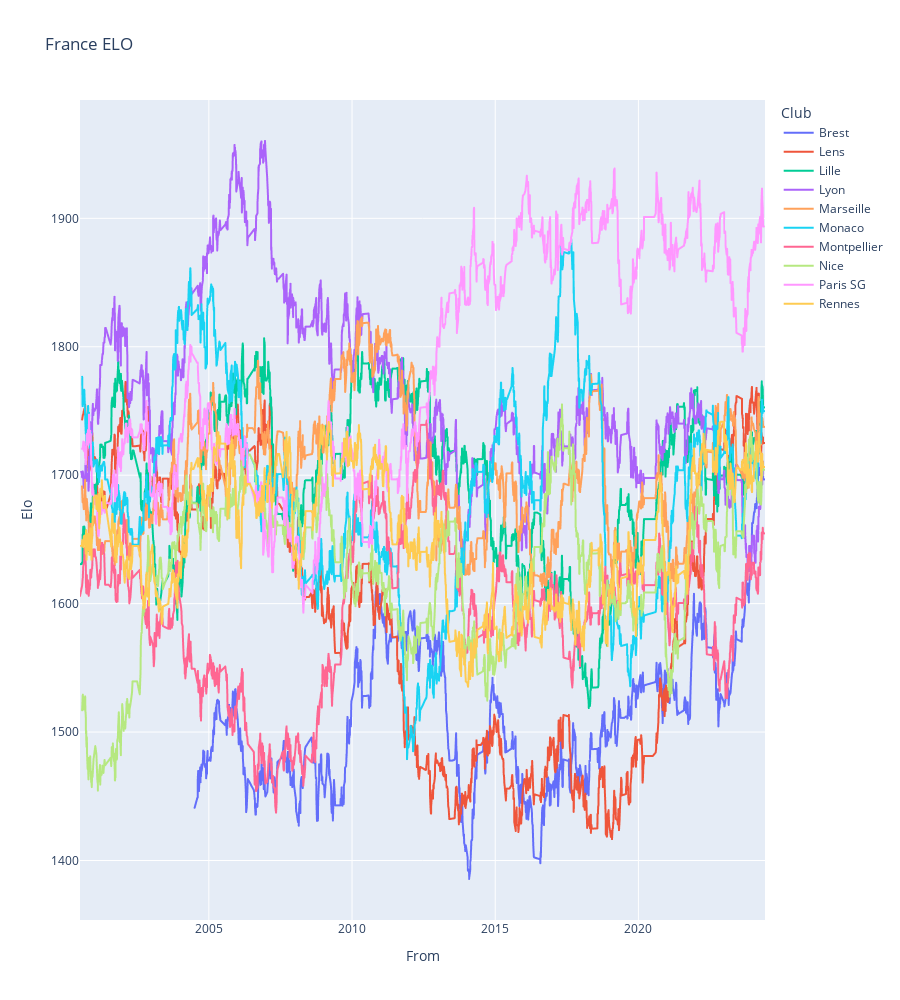

The cell this chart's notebook holds for it:
### Code cell
import pandas as pd
import numpy as np
import plotly.express as px

# import
br = pd.read_csv('Brest.csv')
le = pd.read_csv('Lens.csv')
li = pd.read_csv('Lille.csv')
ly = pd.read_csv('Lyon.csv')
ma = pd.read_csv('Marseille.csv')
mo = pd.read_csv('Monaco.csv')
mn = pd.read_csv('Montpellier.csv')
ni = pd.read_csv('Nice.csv')
pa = pd.read_csv('ParisSG.csv')
re = pd.read_csv('Rennes.csv')

fra = pd.concat([br, le, li, ly, ma, mo, mn, ni, pa, re], ignore_index=True)
fra['From'] = pd.to_datetime(fra['From'], format='%Y-%m-%d')
fra['To'] = pd.to_datetime(fra['To'], format='%Y-%m-%d')
#print(fra)

fra_filtered = fra[fra['From'] >= '2000-07-01']
fig = px.line(fra_filtered, x='From', y='Elo', color='Club', title='France ELO')
fig.update_layout(height=1000)
fig.show()

### Figure 1 — Plotly figure (JSON) as saved in the notebook; plotly's stock layout.template omitted (floating-point values rounded to 4 significant figures; data arrays with more than 128 entries replaced by an {"elided": "..."} marker saying what was removed)
{"data": [{"hovertemplate": "Club=Brest<br>From=%{x}<br>Elo=%{y}<extra></extra>", "legendgroup": "Brest", "line": {"color": "#636efa", "dash": "solid"}, "marker": {"symbol": "circle"}, "mode": "lines", "name": "Brest", "showlegend": true, "type": "scattergl", "x": {"elided": "1457 str values"}, "xaxis": "x", "y": {"elided": "1457 float values"}, "yaxis": "y"}, {"hovertemplate": "Club=Lens<br>From=%{x}<br>Elo=%{y}<extra></extra>", "legendgroup": "Lens", "line": {"color": "#EF553B", "dash": "solid"}, "marker": {"symbol": "circle"}, "mode": "lines", "name": "Lens", "showlegend": true, "type": "scattergl", "x": {"elided": "2164 str values"}, "xaxis": "x", "y": {"elided": "2164 float values"}, "yaxis": "y"}, {"hovertemplate": "Club=Lille<br>From=%{x}<br>Elo=%{y}<extra></extra>", "legendgroup": "Lille", "line": {"color": "#00cc96", "dash": "solid"}, "marker": {"symbol": "circle"}, "mode": "lines", "name": "Lille", "showlegend": true, "type": "scattergl", "x": {"elided": "2637 str values"}, "xaxis": "x", "y": {"elided": "2637 float values"}, "yaxis": "y"}, {"hovertemplate": "Club=Lyon<br>From=%{x}<br>Elo=%{y}<extra></extra>", "legendgroup": "Lyon", "line": {"color": "#ab63fa", "dash": "solid"}, "marker": {"symbol": "circle"}, "mode": "lines", "name": "Lyon", "showlegend": true, "type": "scattergl", "x": {"elided": "2542 str values"}, "xaxis": "x", "y": {"elided": "2542 float values"}, "yaxis": "y"}, {"hovertemplate": "Club=Marseille<br>From=%{x}<br>Elo=%{y}<extra></extra>", "legendgroup": "Marseille", "line": {"color": "#FFA15A", "dash": "solid"}, "marker": {"symbol": "circle"}, "mode": "lines", "name": "Marseille", "showlegend": true, "type": "scattergl", "x": {"elided": "2798 str values"}, "xaxis": "x", "y": {"elided": "2798 float values"}, "yaxis": "y"}, {"hovertemplate": "Club=Monaco<br>From=%{x}<br>Elo=%{y}<extra></extra>", "legendgroup": "Monaco", "line": {"color": "#19d3f3", "dash": "solid"}, "marker": {"symbol": "circle"}, "mode": "lines", "name": "Monaco", "showlegend": true, "type": "scattergl", "x": {"elided": "2511 str values"}, "xaxis": "x", "y": {"elided": "2511 float values"}, "yaxis": "y"}, {"hovertemplate": "Club=Montpellier<br>From=%{x}<br>Elo=%{y}<extra></extra>", "legendgroup": "Montpellier", "line": {"color": "#FF6692", "dash": "solid"}, "marker": {"symbol": "circle"}, "mode": "lines", "name": "Montpellier", "showlegend": true, "type": "scattergl", "x": {"elided": "2278 str values"}, "xaxis": "x", "y": {"elided": "2278 float values"}, "yaxis": "y"}, {"hovertemplate": "Club=Nice<br>From=%{x}<br>Elo=%{y}<extra></extra>", "legendgroup": "Nice", "line": {"color": "#B6E880", "dash": "solid"}, "marker": {"symbol": "circle"}, "mode": "lines", "name": "Nice", "showlegend": true, "type": "scattergl", "x": {"elided": "2553 str values"}, "xaxis": "x", "y": {"elided": "2553 float values"}, "yaxis": "y"}, {"hovertemplate": "Club=Paris SG<br>From=%{x}<br>Elo=%{y}<extra></extra>", "legendgroup": "Paris SG", "line": {"color": "#FF97FF", "dash": "solid"}, "marker": {"symbol": "circle"}, "mode": "lines", "name": "Paris SG", "showlegend": true, "type": "scattergl", "x": {"elided": "2376 str values"}, "xaxis": "x", "y": {"elided": "2376 float values"}, "yaxis": "y"}, {"hovertemplate": "Club=Rennes<br>From=%{x}<br>Elo=%{y}<extra></extra>", "legendgroup": "Rennes", "line": {"color": "#FECB52", "dash": "solid"}, "marker": {"symbol": "circle"}, "mode": "lines", "name": "Rennes", "showlegend": true, "type": "scattergl", "x": {"elided": "2597 str values"}, "xaxis": "x", "y": {"elided": "2597 float values"}, "yaxis": "y"}], "layout": {"height": 1000, "legend": {"title": {"text": "Club"}, "tracegroupgap": 0}, "title": {"text": "France ELO"}, "xaxis": {"anchor": "y", "domain": [0, 1], "title": {"text": "From"}}, "yaxis": {"anchor": "x", "domain": [0, 1], "title": {"text": "Elo"}}}}
